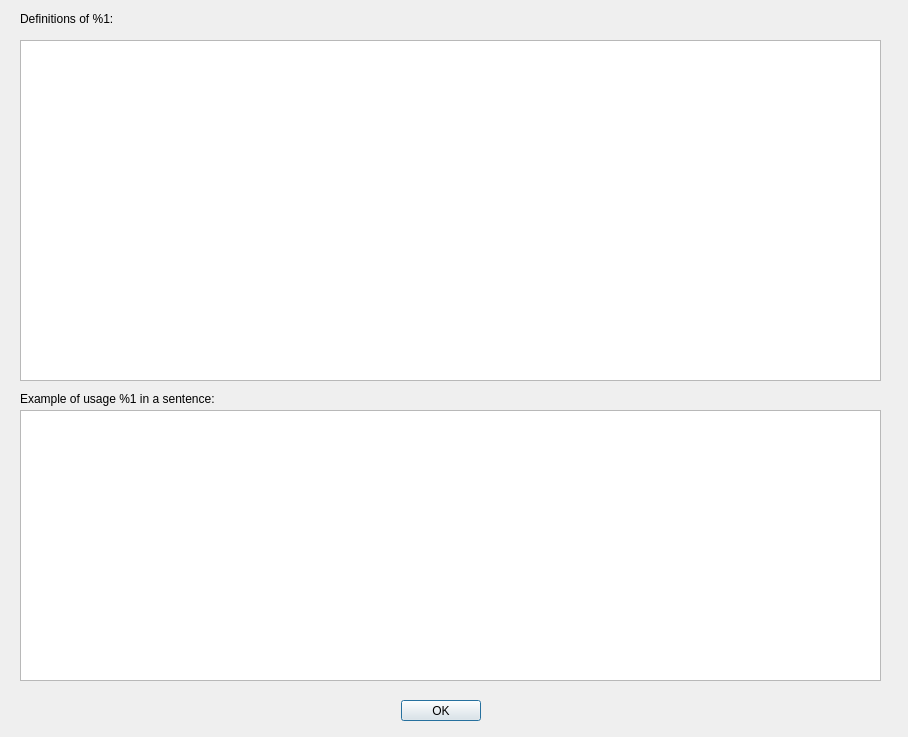
<?xml version="1.0" encoding="UTF-8"?>
<ui version="4.0">
 <class>WordDescriptionDialog</class>
 <widget class="QDialog" name="WordDescriptionDialog">
  <property name="geometry">
   <rect>
    <x>0</x>
    <y>0</y>
    <width>908</width>
    <height>737</height>
   </rect>
  </property>
  <property name="windowTitle">
   <string>Word description</string>
  </property>
  <widget class="QDialogButtonBox" name="buttonOk">
   <property name="geometry">
    <rect>
     <x>400</x>
     <y>700</y>
     <width>81</width>
     <height>21</height>
    </rect>
   </property>
   <property name="layoutDirection">
    <enum>Qt::LeftToRight</enum>
   </property>
   <property name="orientation">
    <enum>Qt::Horizontal</enum>
   </property>
   <property name="standardButtons">
    <set>QDialogButtonBox::Ok</set>
   </property>
  </widget>
  <widget class="QListView" name="listWithSentences">
   <property name="geometry">
    <rect>
     <x>20</x>
     <y>410</y>
     <width>861</width>
     <height>271</height>
    </rect>
   </property>
  </widget>
  <widget class="QListView" name="listWithDefinitions">
   <property name="geometry">
    <rect>
     <x>20</x>
     <y>40</y>
     <width>861</width>
     <height>341</height>
    </rect>
   </property>
  </widget>
  <widget class="QLabel" name="labelUsageInSentence">
   <property name="geometry">
    <rect>
     <x>20</x>
     <y>390</y>
     <width>759</width>
     <height>17</height>
    </rect>
   </property>
   <property name="text">
    <string>Example of usage %1 in a sentence:</string>
   </property>
  </widget>
  <widget class="QLabel" name="labelDefinitions">
   <property name="geometry">
    <rect>
     <x>20</x>
     <y>10</y>
     <width>759</width>
     <height>17</height>
    </rect>
   </property>
   <property name="text">
    <string>Definitions of %1:</string>
   </property>
  </widget>
 </widget>
 <resources/>
 <connections>
  <connection>
   <sender>buttonOk</sender>
   <signal>accepted()</signal>
   <receiver>WordDescriptionDialog</receiver>
   <slot>accept()</slot>
   <hints>
    <hint type="sourcelabel">
     <x>248</x>
     <y>254</y>
    </hint>
    <hint type="destinationlabel">
     <x>157</x>
     <y>274</y>
    </hint>
   </hints>
  </connection>
  <connection>
   <sender>buttonOk</sender>
   <signal>rejected()</signal>
   <receiver>WordDescriptionDialog</receiver>
   <slot>reject()</slot>
   <hints>
    <hint type="sourcelabel">
     <x>316</x>
     <y>260</y>
    </hint>
    <hint type="destinationlabel">
     <x>286</x>
     <y>274</y>
    </hint>
   </hints>
  </connection>
 </connections>
</ui>
